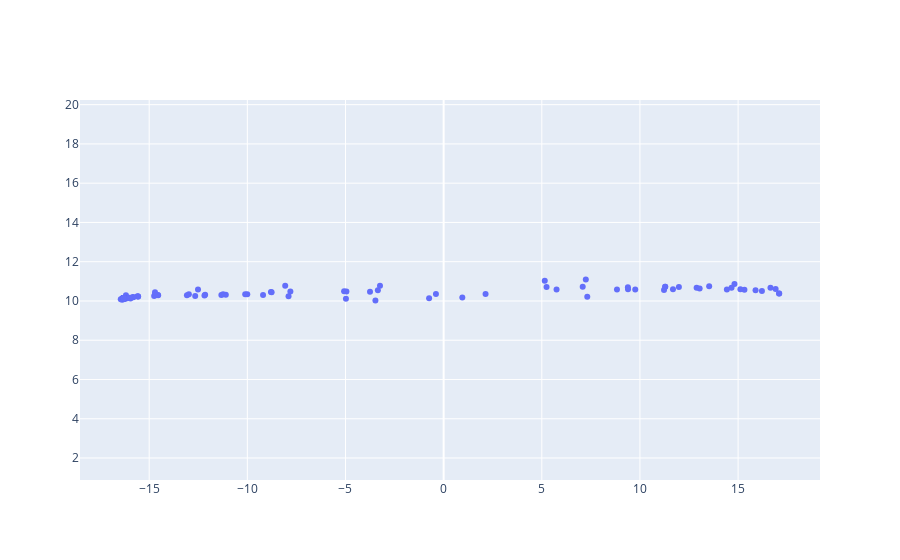

The cell this chart's notebook holds for it:
### Code cell
a = 1
b = 2

measured2D = go.Scatter(x=locpred[:,a], y=locpred[:,b], mode='markers')
calc2D = go.Scatter(x=locact[:,a], y=locact[:,b], mode='markers')
fig2 = go.Figure(data=[measured2D])
fig2.update_yaxes(scaleanchor='x')
fig2.show()
